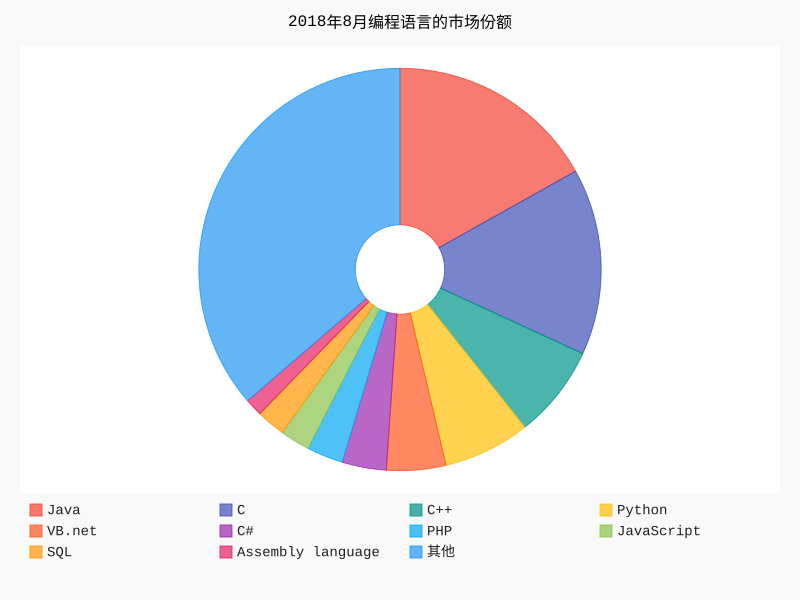

Reproduce this figure in Python.
import pygal
# 2018年8月编程语言的市场份额
data = {'Java': 0.16881, 'C': 0.14996, 'C++': 0.07471, 'Python': 0.06992,
        'VB.net': 0.04762, 'C#': 0.03541, 'PHP': 0.02925, 'JavaScript': 0.02411,
        'SQL': 0.02316, 'Assembly language': 0.01409, '其他': 0.36326}

# pygal.Pie代表饼图
graph = pygal.Pie()
for k in data.keys():
    graph.add(k, data[k])
graph.title = '2018年8月编程语言的市场份额'
graph.legend_at_bottom = True

# 空心饼图
graph.inner_radius = 0.2

graph.render_to_file("Chapter_9/9-4/9-4_2.svg")
